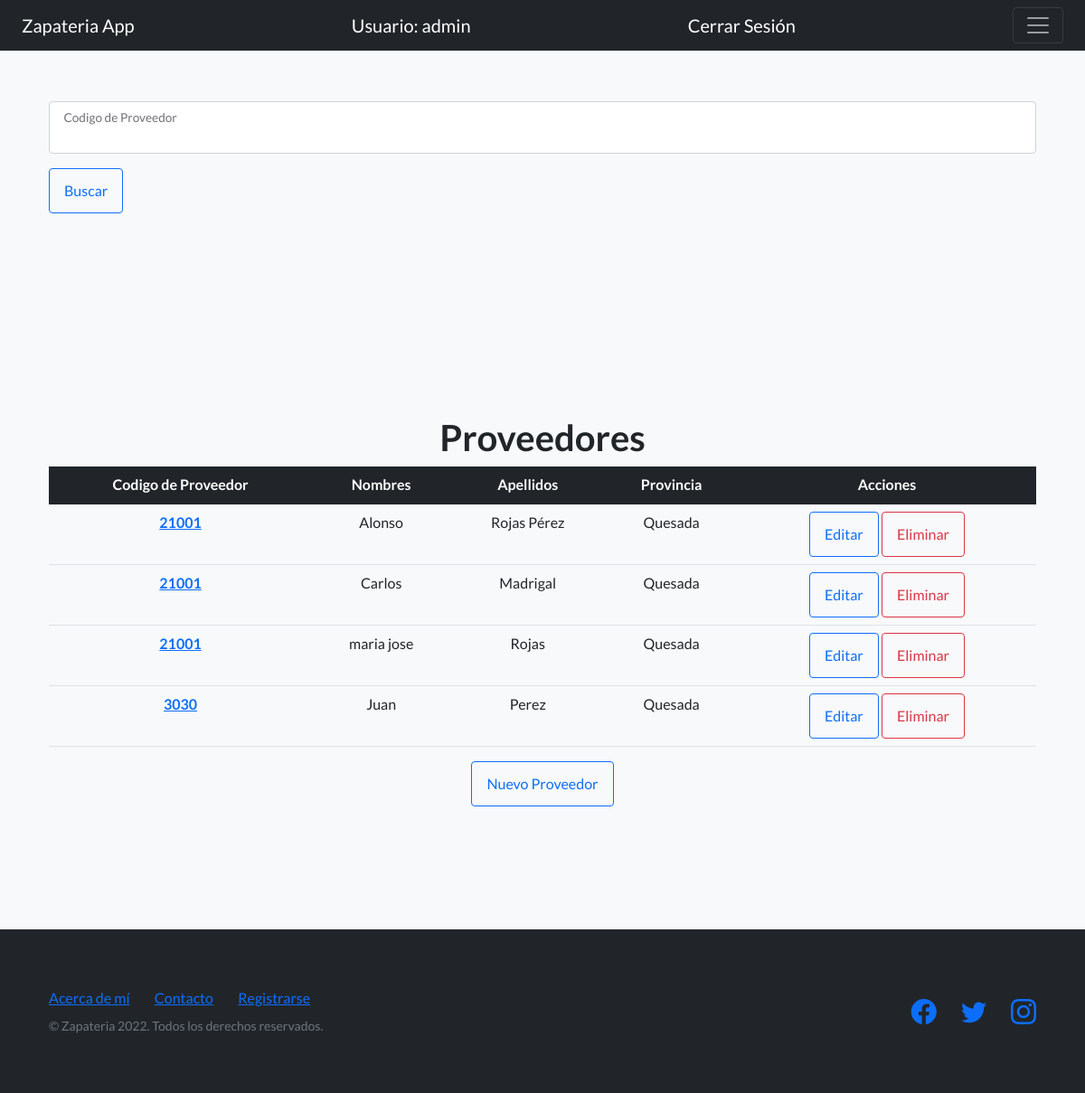
Page /listaProveedores/ (signed in) on the earlier database version.
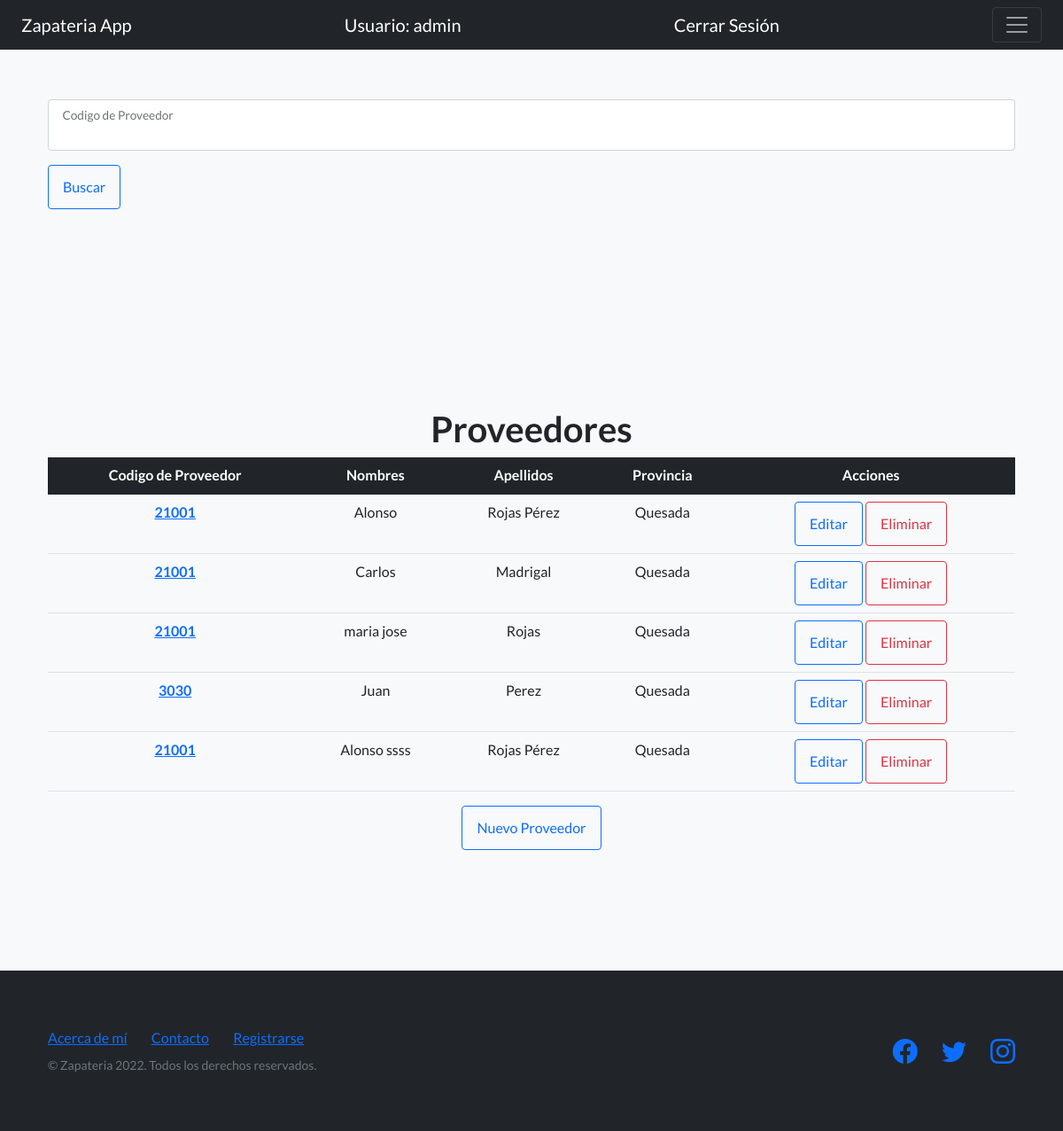
Same page on the later database version.
### AppProyectoFinalPython/models.py (models this page shows, shortened)
class Proveedor(models.Model):
    CodigoProveedor = models.CharField(max_length=200)
    Nombre = models.CharField(max_length=200)
    Apellidos = models.CharField(max_length=200)
    Provincia = models.CharField(max_length=500)
    Localidad = models.CharField(max_length=500)
    Direccion = models.CharField(max_length=1000)
    Cuit = models.CharField(max_length=1000)

### AppProyectoFinalPython/views.py (the view)
# urls.py: path('listaProveedores/', ProveedorList.as_view(), name="ListaProveedores"),
class ProveedorList(LoginRequiredMixin, ListView):
    model = Proveedor
    template_name = './Proveedores/proveedor_list.html'
    context_object_name = 'Proveedores'

### AppProyectoFinalPython/templates/Proveedores/proveedor_list.html
{% extends 'navBar.html'%}
{% load static %}
{% block blockDinamico %}
<section class="features-icons bg-light">
  <div class="container">
    <form action="{% url 'BuscarProveedor' %}" method="GET">{% csrf_token %}
      <div class="form-floating mb-3 ">
        <input class="form-control" name="codigo" type="text"/>
        <label name="codigo">Codigo de Proveedor</label>
    </div>
    <input class="btn btn-outline-primary btn-xl" id="submitButton" value="Buscar" type="submit">
    </form>
  </div>
</section>
<section class="features-icons bg-light text-center">
  <div class="container">
      <h1>Proveedores</h1>
      <table class="table">
        <thead class="table-dark">
          <tr>
            <th scope="col">Codigo de Proveedor</th>
            <th scope="col">Nombres</th>
            <th scope="col">Apellidos</th>
            <th scope="col">Provincia</th>
            <th scope="col">Acciones</th>
          </tr>
        </thead>
        <tbody>
          {% for proveedor in Proveedores %}
          <tr>
            <th scope="row">
              <a href="{% url 'DetalleProveedores' proveedor.id %}">
                {{proveedor.CodigoProveedor}}
              </a>
            </th>
            <td>{{proveedor.Nombre}}</td>
            <td>{{proveedor.Apellidos}}</td>
            <td>{{proveedor.Provincia}}</td>
            <td>
              <a type="button" class="btn btn-outline-primary" href="{% url 'ActualizaProveedores' proveedor.id %}">
                Editar
              </a>
              <a type="button" class="btn btn-outline-danger" href="{% url 'EliminaProveedores' proveedor.id %}">
                Eliminar
              </a>
            </td>
          </tr>
        {% endfor %}
        </tbody>
      </table>
      <a type="button" class="btn btn-outline-primary" href="{% url 'CreaProveedores' %}">
        Nuevo Proveedor
      </a>
      <br>
      <br>
  </div>
</section>
{% endblock blockDinamico %}

Differences in the rows shown:
added Proveedor: CodigoProveedor "21001", Nombre "Alonso ssss", Apellidos "Rojas Pérez", Provincia "Quesada"
